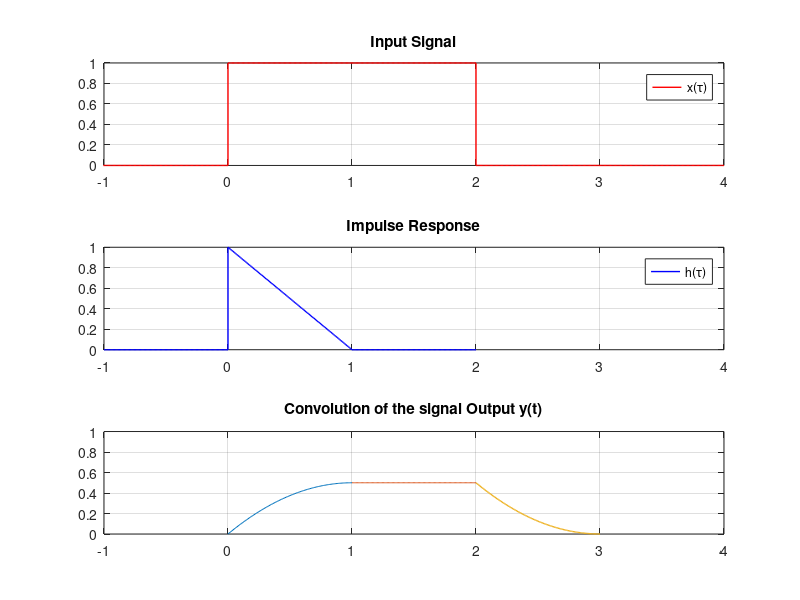

Write MATLAB code to recreate this figure.
clc;
clear all;
close all;

%%Input Signal
t1 = -2:0.01:0;
t2 = 0:0.01:2;
t3 = 2:0.01:4;

x1 = zeros(size(t1));
x2 = ones(size(t2)); 
x3 = zeros(size(t3));

tx = [t1 t2 t3];
x = [x1 x2 x3]; %%x(t) = 1;

subplot(3,1,1);
plot(tx,x,'Color','red','LineWidth',1);
title('Input Signal');
legend('x(\tau)');
xlim([-1 4]);
ylim([0 1]);
grid on;

%%Impulse Response Signal....
t1 = -1:0.01:0;
t2 = 0:0.01:1;
t3 = 1:0.01:2;

h1 = zeros(size(t1));
h2 = 1-t2;
h3 = zeros(size(t3));

th = [t1 t2 t3];
h = [h1 h2 h3]; %%h(t) = 1-t;

subplot(3,1,2);
plot(th,h,'Color','blue','LineWidth',1);
title('Impulse Response');
legend('h(\tau)');
xlim([-1 4]);
ylim([0 1]);
grid on;

%%Output of the convolution.....
t1 = 0:0.01:1;
t2 = 1:0.01:2;
t3 = 2:0.01:3;

y1 = -(t1.*(t1 - 2))/2;
y2 = (1/2)*ones(size(t2));
y3 = (t3 - 3).^2/2;

ty = [t1 t2 t3];
y = [y1 y2 y3];

subplot(3,1,3)
plot(t1,y1,t2,y2,t3,y3,'LineWidth',1);
title('Convolution of the signal Output y(t)');
xlim([-1 4]);
ylim([0 1]);
grid on;